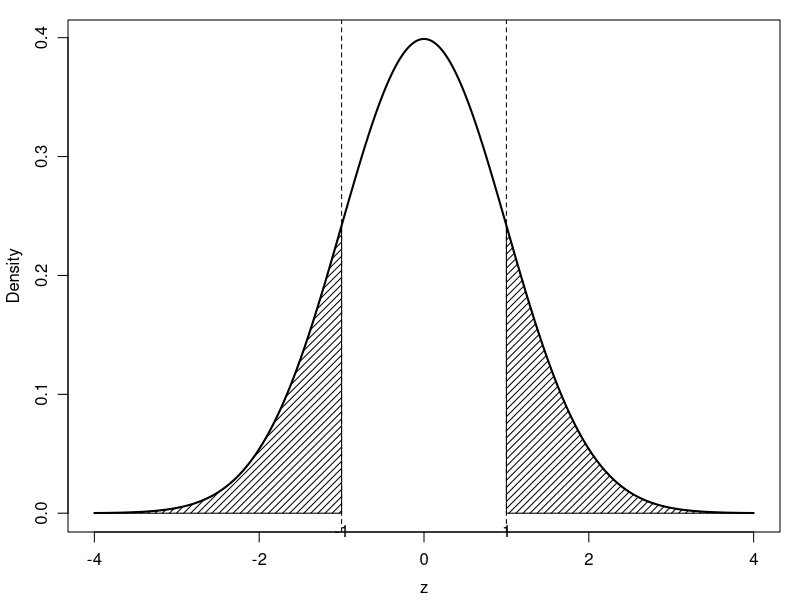

Write the R code that produced this figure.
pdf("normal_symmetry.pdf", width = 3, height = 2.75)

par(
    mar  = c(3.4, 3.4, 1, 1),  # minimal bottom/left for labels, almost nothing top/right
    mgp  = c(2.25, 0.85, 0)
)

x <- seq(-4, 4, length = 1000)
y <- dnorm(x)

a <- -1
b <- 1


# ---- P(Z < a or Z > b)
plot(
    x, y,
    type = "l",
    lwd = 2,
    xlab = "z",
    ylab = "Density"#,
    # main = expression(P(Z < a ~or~ Z > b))
)

# left tail
x_left <- seq(-4, a, length = 500)
y_left <- dnorm(x_left)

polygon(
    c(-4, x_left, a),
    c(0, y_left, 0),
    density = 20
)

# right tail
x_right <- seq(b, 4, length = 500)
y_right <- dnorm(x_right)

polygon(
    c(b, x_right, 4),
    c(0, y_right, 0),
    density = 20
)

abline(v = a, lty = 2)
abline(v = b, lty = 2)

text(a-0, -0.0025, "-1", pos = 1, xpd = TRUE)
text(b+0, -0.0025, "1", pos = 1, xpd = TRUE)

dev.off()
